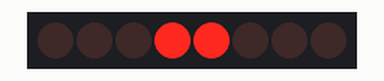
Bench run of a sketch on a simulated Arduino Uno, built with avr-gcc and run on an emulated ATmega328P. Parts: 8 shift-register outputs drawn as a row of LEDs (first output left, lit = HIGH). Wiring (inferred from the names in the program): shift register (74HC595): data pin 12; shift clock pin 9; latch pin 11. Wiring (inferred from the signals the program sends): row of LEDs: on Q0, Q1, Q2, Q3, Q4, Q5, Q6, Q7.

Above: at 0.2 s.
At 1.7 s:
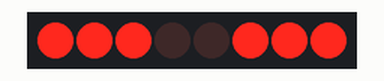
Timing chart, 0 to 3.0 s (numbered marks = the images above):
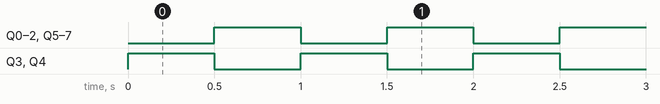

Measured:
- by itself, Q0–7: alternates HIGH for 0.50 s and LOW for 0.50 s

The sketch:

binaryHexadecimalBitFlipper.ino
```cpp
int latchPin=11;
int clockPin=9;
int dataPin=12; // for sending data
int dt=500;

byte myByte=0x18;
byte myByteFlipped;

void setup() {
  // put your setup code here, to run once:
  Serial.begin(9600);
  pinMode(latchPin, OUTPUT);
  pinMode(dataPin, OUTPUT);
  pinMode(clockPin, OUTPUT);
}

void loop() {
  // put your main code here, to run repeatedly:
  // no need to put a for loop upto 0xff as it overflows to 00


  digitalWrite(latchPin, LOW);
  shiftOut(dataPin,clockPin, LSBFIRST, myByte);
  digitalWrite(latchPin, HIGH);
  delay(dt);

  myByteFlipped=255-myByte;
  digitalWrite(latchPin, LOW);
  shiftOut(dataPin,clockPin, LSBFIRST, myByteFlipped);
  digitalWrite(latchPin, HIGH);
  delay(dt);

}
```
